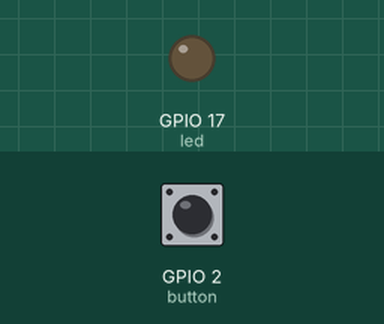
Recording of a program running on a simulated Raspberry Pi (BCM pin numbers). Shown: output pins drawn as LEDs (lit = HIGH). The inputs (shaded band) are chosen by the test bench; at power-on: GPIO 2 (button) HIGH. What the program prints to the terminal is not drawn.

Above: at 1.2 s.
1.3 s: GPIO 2 (button) pulled LOW for 1 s
At 3.2 s:
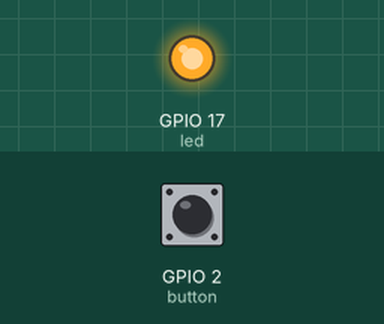
3.8 s: GPIO 2 (button) pulled LOW for 0.15 s
At 4.6 s:
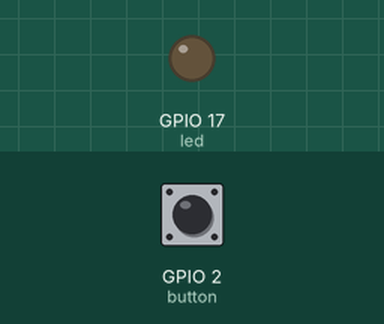
5.4 s: GPIO 2 (button) pulled LOW for 3.2 s
Timing chart, 0 to 6.8 s (numbered marks = the images above; inputs shaded):
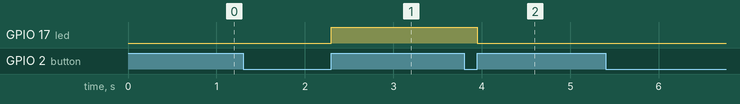

The program:

blink_v0.3.py
```python
from gpiozero import LED
from gpiozero import Button
from time import sleep
import sys

led = LED(17)
button = Button(2)

while True:
	button.wait_for_press()
	print('You asked for it smarty')
	led.toggle()

#while True:
#  led.on()
#  sleep(0.5)
#  led.off()
#  sleep(0.5)
```

Measured:
- after the input at 1.3 s, GPIO 17 (led): LOW → HIGH after 1.0 s
- after the input at 3.8 s, GPIO 17 (led): HIGH → LOW after 0.15 s
